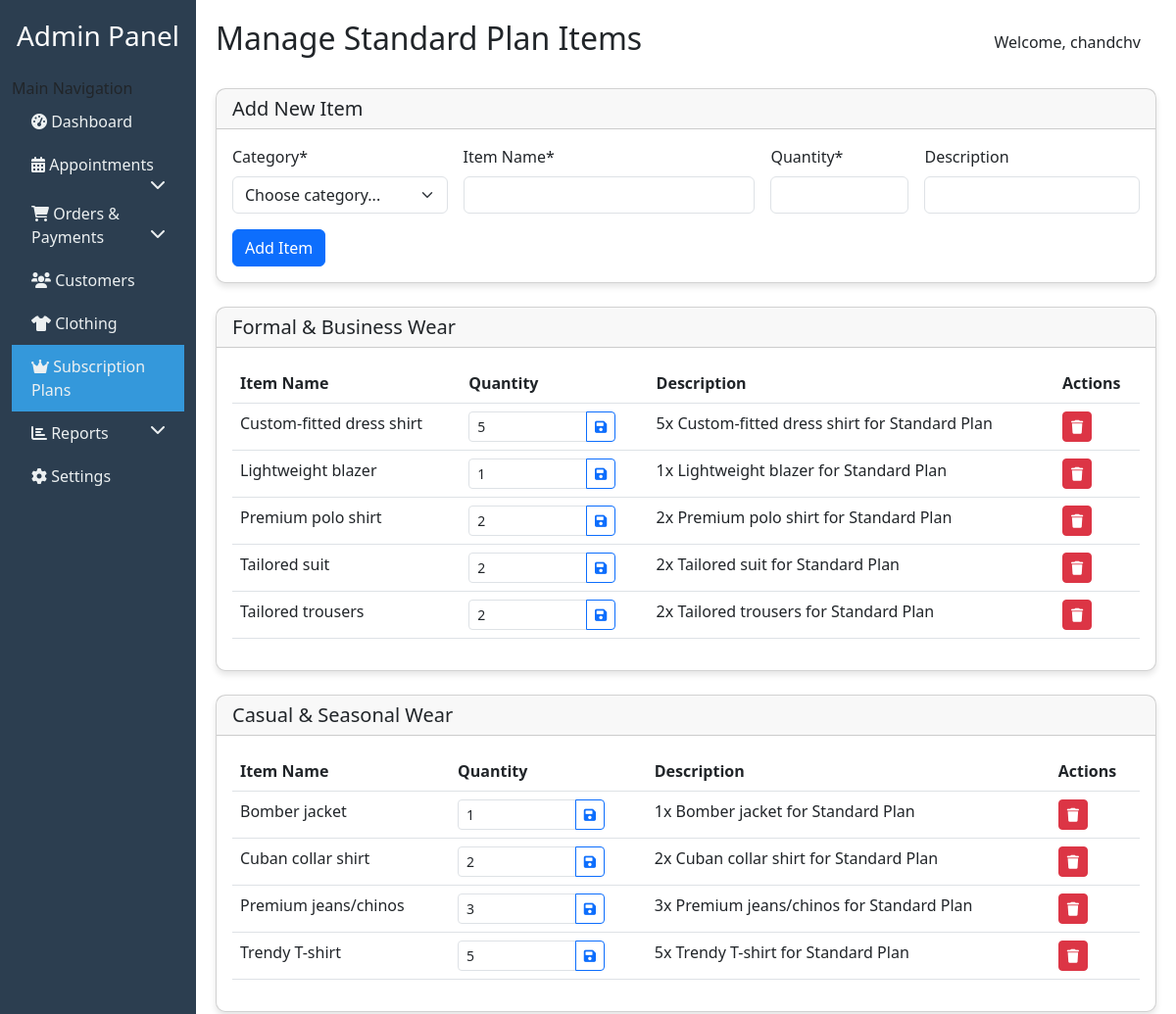
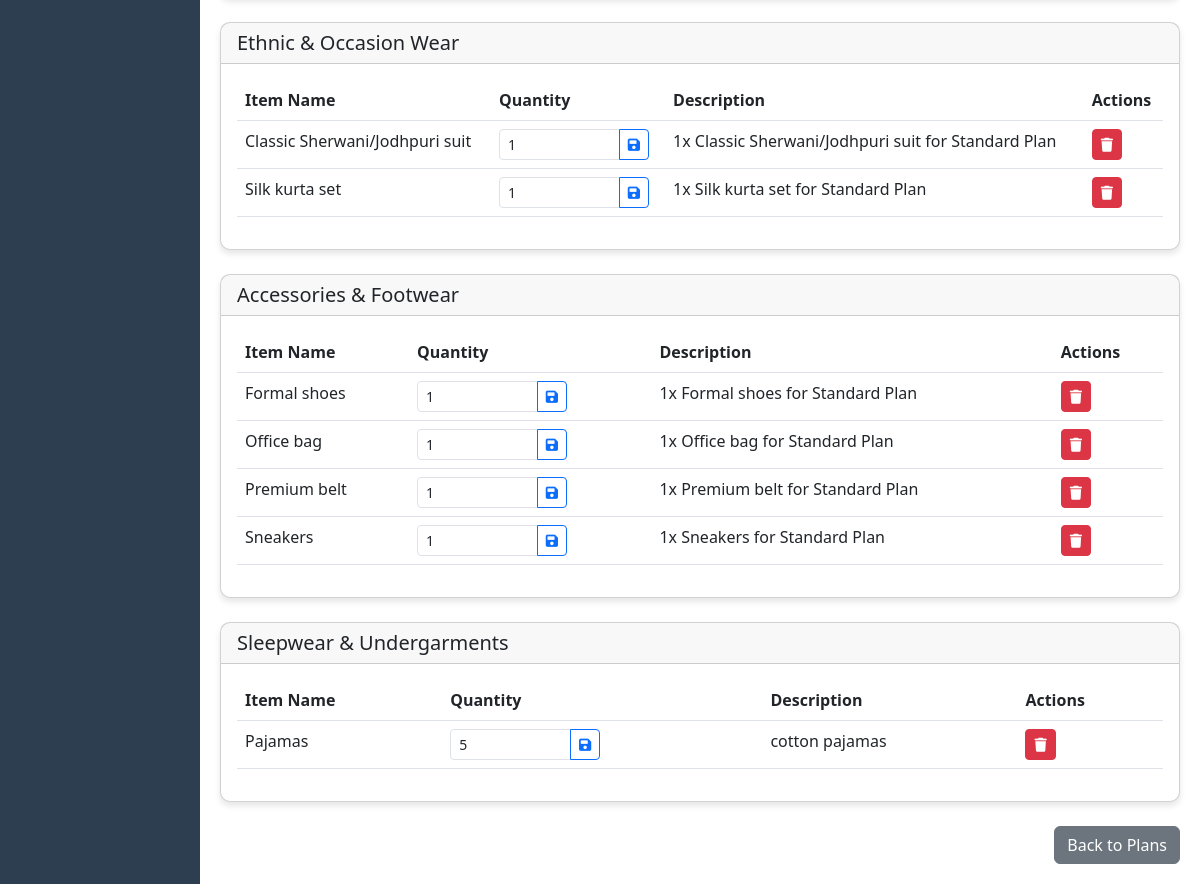
/custom-admin/plans/standard/items/ (signed in), run on the app's committed database (2 pictures, top to bottom).
### sub_app/models.py (models this page shows, shortened)
class SubscriptionPlan(models.Model):
    PLAN_CHOICES = [
        ('standard', '₹3L Annual Plan'),
        ('premium', '₹5L Annual Plan'),
        ('luxury', '₹7L Annual Plan'),
    ]
    name = models.CharField(max_length=50, null=True, blank=True)
    plan_type = models.CharField(max_length=20, choices=PLAN_CHOICES, null=True, blank=True)
    price = models.DecimalField(max_digits=10, decimal_places=2, null=True, blank=True)
    description = models.TextField(null=True, blank=True)
    best_for = models.TextField(null=True, blank=True)
    features = models.JSONField(default=dict, null=True, blank=True)  # Store detailed features
    is_active = models.BooleanField(default=True)
    created_at = models.DateTimeField(auto_now_add=True, null=True, blank=True)
    updated_at = models.DateTimeField(auto_now=True, null=True, blank=True)

class User(AbstractUser):
    print("Setting up User model fields")
    phone = models.CharField(max_length=15, unique=True)
    address = models.TextField()
    preferences = models.TextField(blank=True, null=True)  # Style preferences
    measurements = models.JSONField(default=dict)  # Store measurements in JSON format
    stylist = models.ForeignKey('Stylist', on_delete=models.SET_NULL, null=True, blank=True, related_name='client_users')
    style_quiz_completed = models.BooleanField(default=False)
    style_preferences = models.JSONField(default=dict)  # Store detailed style quiz responses
    shipping_address = models.TextField()
    billing_address = models.TextField(blank=True, null=True)
    email_notifications = models.BooleanField(default=True)
    sms_notifications = models.BooleanField(default=True)

class PlanCategory(models.Model):
    CATEGORY_CHOICES = [
        ('formal', 'Formal & Business Wear'),
        ('casual', 'Casual & Seasonal Wear'),
        ('ethnic', 'Ethnic & Occasion Wear'),
        ('accessories', 'Accessories & Footwear'),
        ('sleepwear', 'Sleepwear & Undergarments'),
    ]
    name = models.CharField(max_length=50)
    category_type = models.CharField(max_length=20, choices=CATEGORY_CHOICES)
    description = models.TextField(blank=True)
    class Meta:
        verbose_name_plural = "Plan Categories"

class PlanItem(models.Model):
    plan = models.ForeignKey(SubscriptionPlan, on_delete=models.CASCADE, related_name='items')
    category = models.ForeignKey(PlanCategory, on_delete=models.CASCADE)
    name = models.CharField(max_length=100)
    quantity = models.IntegerField()
    description = models.TextField(blank=True)
    specifications = models.JSONField(default=dict)  # Store detailed specifications

### sub_app/views_admin.py (the view, shortened to what this page needs)
# urls.py: path('custom-admin/plans/<str:plan_type>/items/', views_admin.manage_plan_items, name='manage_plan_items'),
@user_passes_test(is_admin, login_url='login')
def manage_plan_items(request, plan_type):
    plan = get_object_or_404(SubscriptionPlan, plan_type=plan_type)
    categories = PlanCategory.objects.all()
    items_by_category = {}
    for category in categories:
        items_by_category[category] = PlanItem.objects.filter(
            plan=plan,
            category=category
        ).order_by('name')
    context = {
        'plan': plan,
        'categories': categories,
        'items_by_category': items_by_category,
    }
    return render(request, 'admin_dashboard/manage_plan_items.html', context)

### sub_app/views_admin.py (called while the page is built)
def is_admin(user):
    return user.is_authenticated and user.is_staff

### sub_app/templates/admin_dashboard/manage_plan_items.html (shortened to what this page needs)
{% extends "admin_dashboard/base.html" %}
{% block page_title %}Manage {{ plan.name }} Items{% endblock %}
{% block content %}
<div class="card dashboard-card mb-4">
    <div class="card-header">
        <h5 class="mb-0">Add New Item</h5>
    </div>
    <div class="card-body">
        <form method="post" class="row g-3">
            <div class="col-md-3">
                <label for="category" class="form-label">Category*</label>
                <select class="form-select" id="category" name="category" required>
                    <option value="">Choose category...</option>
                </select>
            </div>
            <div class="col-md-4">
                <label for="name" class="form-label">Item Name*</label>
                <input type="text" class="form-control" id="name" name="name" required>
            </div>
            <div class="col-md-2">
                <label for="quantity" class="form-label">Quantity*</label>
                <input type="number" class="form-control" id="quantity" name="quantity" min="1" required>
            </div>
            <div class="col-md-3">
                <label for="description" class="form-label">Description</label>
                <input type="text" class="form-control" id="description" name="description">
            </div>
            <div class="col-12">
                <button type="submit" class="btn btn-primary">Add Item</button>
            </div>
        </form>
    </div>
</div>
{% for category, items in items_by_category.items %}
<div class="card dashboard-card mb-4">
    <div class="card-header">
        <h5 class="mb-0">{{ category.name }}</h5>
    </div>
    <div class="card-body">
        {% if items %}
        <div class="table-responsive">
            <table class="table table-hover">
                <thead>
                    <tr>
                        <th>Item Name</th>
                        <th>Quantity</th>
                        <th>Description</th>
                        <th>Actions</th>
                    </tr>
                </thead>
                <tbody>
                    {% for item in items %}
                    <tr>
                        <td>{{ item.name }}</td>
                        <td>
                            <form method="post" class="d-inline">
                                <div class="input-group" style="width: 150px;">
                                    <input type="number" class="form-control form-control-sm"
                                           name="quantity" value="{{ item.quantity }}" min="1">
                                    <button type="submit" class="btn btn-outline-primary btn-sm">
                                        <i class="fas fa-save"></i>
                                    </button>
                                </div>
                            </form>
                        </td>
                        <td>{{ item.description }}</td>
                        <td>
                            <form method="post" class="d-inline"
                                  onsubmit="return confirm('Are you sure you want to remove this item?');">
                                <button type="submit" class="btn btn-danger btn-sm">
                                    <i class="fas fa-trash"></i>
                                </button>
                            </form>
                        </td>
                    </tr>
                    {% endfor %}
                </tbody>
            </table>
        </div>
        {% else %}
        <p class="text-muted mb-0">No items in this category</p>
        {% endif %}
    </div>
</div>
{% endfor %}
<div class="text-end mt-4">
    <a href="{% url 'subscription_plans' %}" class="btn btn-secondary">Back to Plans</a>
</div>
{% endblock %}

### sub_app/templates/admin_dashboard/base.html (shortened to what this page needs)
<!DOCTYPE html>
<html lang="en">
<head>
    <link href="https://cdn.jsdelivr.net/npm/bootstrap@5.3.0/dist/css/bootstrap.min.css" rel="stylesheet">
    <link href="https://cdnjs.cloudflare.com/ajax/libs/font-awesome/6.0.0/css/all.min.css" rel="stylesheet">
</head>
<body>
    <div class="container-fluid">
        <div class="row">
            <div class="col-md-2 sidebar">
                <h3 class="text-white text-center mb-4">Admin Panel</h3>
                <div class="sidebar-heading">
                    Main Navigation
                </div>
                <ul class="nav flex-column">
                    <li class="nav-item">
                        <a class="nav-link {% if request.resolver_match.url_name == 'custom_admin_dashboard' %}active{% endif %}"
                           href="{% url 'custom_admin_dashboard' %}">
                            <i class="fas fa-tachometer-alt"></i> Dashboard
                        </a>
                    </li>
                    <li class="nav-item">
                        <a class="nav-link {% if 'appointment' in request.path %}active{% endif %}"
                           href="#appointmentSubmenu" data-bs-toggle="collapse">
                            <i class="fas fa-calendar-alt"></i> Appointments
                            <i class="fas fa-chevron-down float-end"></i>
                        </a>
                    </li>
                    <li class="nav-item">
                        <a class="nav-link {% if 'order' in request.path or 'payment' in request.path %}active{% endif %}"
                           href="#orderSubmenu" data-bs-toggle="collapse">
                            <i class="fas fa-shopping-cart"></i> Orders & Payments
                            <i class="fas fa-chevron-down float-end"></i>
                        </a>
                    </li>
                    <li class="nav-item">
                        <a class="nav-link {% if request.resolver_match.url_name == 'custom_admin_customers' %}active{% endif %}"
                           href="{% url 'custom_admin_customers' %}">
                            <i class="fas fa-users"></i> Customers
                        </a>
                    </li>
                    <li class="nav-item">
                        <a class="nav-link {% if request.resolver_match.url_name == 'custom_admin_clothing' %}active{% endif %}"
                           href="{% url 'custom_admin_clothing' %}">
                            <i class="fas fa-tshirt"></i> Clothing
                        </a>
                    </li>
                    <li class="nav-item">
                        <a class="nav-link {% if 'plans' in request.path %}active{% endif %}"
                           href="{% url 'subscription_plans' %}">
                            <i class="fas fa-crown"></i> Subscription Plans
                        </a>
                    </li>
                    <li class="nav-item">
                        <a class="nav-link" href="#reportsSubmenu" data-bs-toggle="collapse">
                            <i class="fas fa-chart-bar"></i> Reports
                            <i class="fas fa-chevron-down float-end"></i>
                        </a>
                    </li>
                    <li class="nav-item">
                        <a class="nav-link" href="#">
                            <i class="fas fa-cog"></i> Settings
                        </a>
                    </li>
                </ul>
            </div>
            <div class="col-md-10 main-content">
                <div class="d-flex justify-content-between align-items-center mb-4">
                    <h2>{% block page_title %}Dashboard{% endblock %}</h2>
                    <div class="user-info">
                        <span class="me-3">Welcome, {{ request.user.username }}</span>
                    </div>
                </div>
                {% block content %}{% endblock %}
            </div>
        </div>
    </div>
</body>
</html>

### sub_app/templates/admin_dashboard/base.html (style rules this page uses)
.sidebar { min-height: 100vh; background-color: #2c3e50; padding-top: 20px; }
.sidebar a { color: #ecf0f1; text-decoration: none; padding: 10px 20px; display: block; }
.sidebar .active { background-color: #3498db; }
.main-content { padding: 20px; }
.dashboard-card { border-radius: 10px; box-shadow: 0 4px 6px rgba(0, 0, 0, 0.1); margin-bottom: 20px; }

### data on the page
SubscriptionPlan: name "Standard Plan"
User: user.username "chandchv"
PlanCategory: name "Formal & Business Wear"
PlanItem: name "Custom-fitted dress shirt", quantity "5", description "5x Custom-fitted dress shirt for Standard Plan"
PlanItem: name "Lightweight blazer", quantity "1", description "1x Lightweight blazer for Standard Plan"
PlanItem: name "Premium polo shirt", quantity "2", description "2x Premium polo shirt for Standard Plan"
PlanItem: name "Tailored suit", quantity "2", description "2x Tailored suit for Standard Plan"
PlanItem: name "Tailored trousers", quantity "2", description "2x Tailored trousers for Standard Plan"
PlanCategory: name "Casual & Seasonal Wear"
PlanItem: name "Bomber jacket", quantity "1", description "1x Bomber jacket for Standard Plan"
PlanItem: name "Cuban collar shirt", quantity "2", description "2x Cuban collar shirt for Standard Plan"
PlanItem: name "Premium jeans/chinos", quantity "3", description "3x Premium jeans/chinos for Standard Plan"
PlanItem: name "Trendy T-shirt", quantity "5", description "5x Trendy T-shirt for Standard Plan"
PlanCategory: name "Ethnic & Occasion Wear"
PlanItem: name "Classic Sherwani/Jodhpuri suit", quantity "1", description "1x Classic Sherwani/Jodhpuri suit for Standard Plan"
PlanItem: name "Silk kurta set", quantity "1", description "1x Silk kurta set for Standard Plan"
PlanCategory: name "Accessories & Footwear"
PlanItem: name "Formal shoes", quantity "1", description "1x Formal shoes for Standard Plan"
PlanItem: name "Office bag", quantity "1", description "1x Office bag for Standard Plan"
PlanItem: name "Premium belt", quantity "1", description "1x Premium belt for Standard Plan"
PlanItem: name "Sneakers", quantity "1", description "1x Sneakers for Standard Plan"
PlanCategory: name "Sleepwear & Undergarments"
PlanItem: name "Pajamas", quantity "5", description "cotton pajamas"
